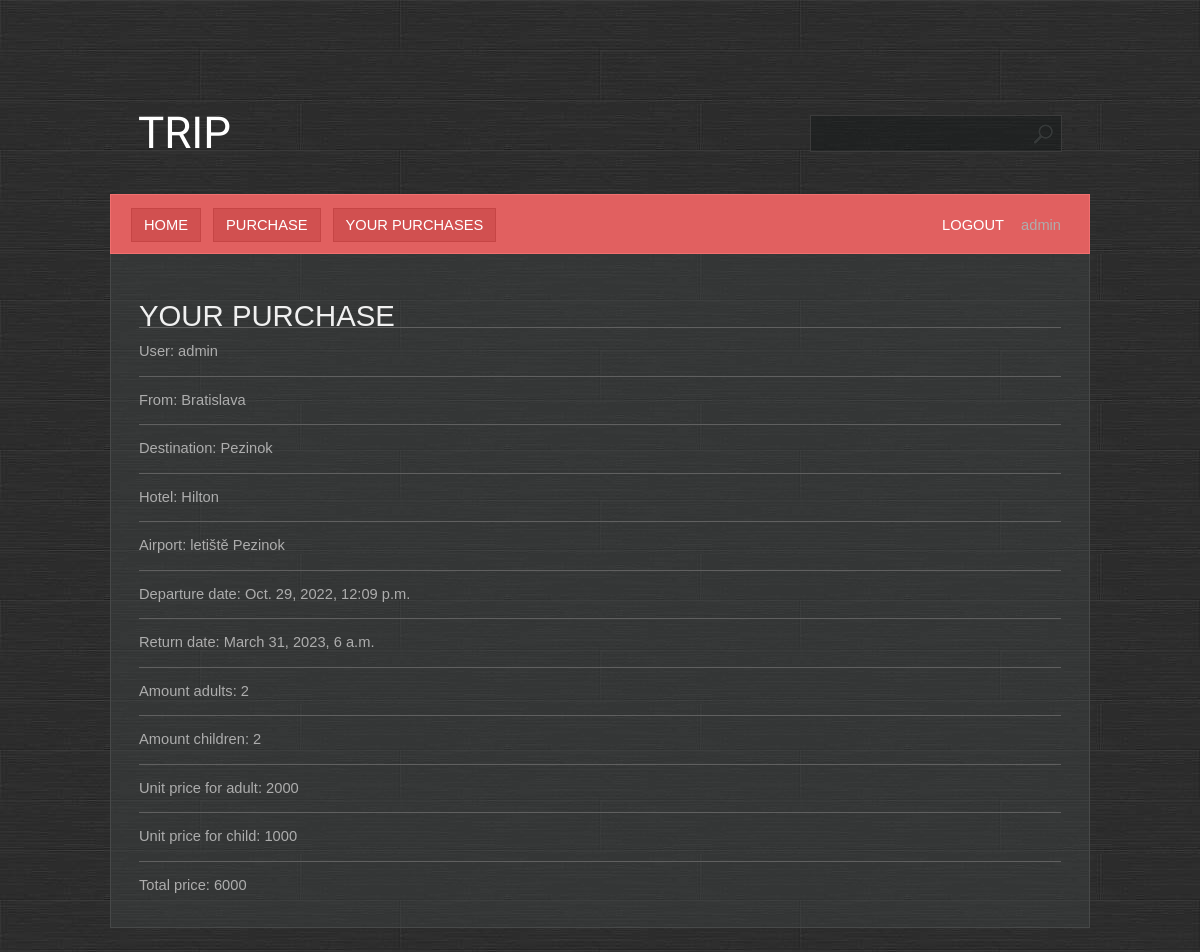
/your_purchase/ (signed in), run on the app's committed database.
### places/models.py (models this page shows, shortened)
class Purchase(Model):
    trip = models.ForeignKey(Trip, on_delete=models.CASCADE, related_name="purchases")
    user = models.ForeignKey(get_user_model(), on_delete=models.CASCADE, related_name="purchases")
    amount_adults = models.IntegerField()
    amount_children = models.IntegerField()
    @property
    def total_price(self):
        return (self.amount_adults * self.trip.price_for_an_adult) + (self.amount_children * self.trip.price_for_an_child)

class Trip(Model):
    where_from = models.ForeignKey(City, on_delete=models.CASCADE, related_name="from_destination_trips")
    where_to = models.ForeignKey(City, on_delete=models.CASCADE, related_name="to_destination_trips")
    airport = models.ForeignKey(Airport, on_delete=models.CASCADE, related_name="airport")
    hotel = models.ForeignKey(Hotel, on_delete=models.CASCADE, related_name="hotel")
    departure_date = models.DateTimeField()
    return_date =  models.DateTimeField()
    price_for_an_adult = models.BigIntegerField()
    price_for_an_child = models.BigIntegerField()
    number_of_places_for_adults = models.BigIntegerField()
    number_of_places_for_children = models.BigIntegerField()
    bed_breakfast = 'BB'
    half_board = 'HB'
    full_board = 'FB'
    all_inclusive = "AI"
    TYPE_NAME_CHOICES = [
        (bed_breakfast, 'bed & breakfast'),
        (half_board , ' half board'),
        (full_board, 'full board'),
        (all_inclusive , 'all inclusive')
    ]
    type = models.CharField(choices=TYPE_NAME_CHOICES, max_length=2)

class City(Model):
    name = models.CharField(max_length=50)
    belonging_to_the_country = models.ForeignKey(Country, on_delete=models.CASCADE, related_name="cities")

class Hotel(Model):
    name = models.CharField(max_length=50)
    belonging_to_the_city = models.ForeignKey(City, on_delete=models.CASCADE, related_name="hotels")
    stars = models.CharField(max_length=5)
    description = models.CharField(max_length=250)

class Airport(Model):
    name = models.CharField(max_length=50)
    belonging_to_the_city = models.ForeignKey(City, on_delete=models.CASCADE, related_name="airports")

### places/views.py (the view)
# urls.py: path('your_purchase/', places.views.your_purchase, name='your_purchase'),
def your_purchase(request):
    purchase = Purchase.objects.filter(user = request.user).last()
    context = {"purchase": purchase}
    return render(request, "places/your_purchase.html", context)

### places/templates/places/your_purchase.html
{% extends "main.html" %}
{% block content %}
<h1> Your purchase</h1>
 <ul>
        <li>
            User: {{ purchase.user }}
        </li>
        <li>
            From: {{ purchase.trip.where_from.name }}
        </li>
        <li>
            Destination: {{ purchase.trip.where_to.name}}
        </li>
        <li>
            Hotel: {{purchase.trip.hotel.name}}
        </li>
        <li>
            Airport: {{purchase.trip.airport.name}}
        </li>
         <li>
            Departure date: {{ purchase.trip.departure_date}}
        </li>
         <li>
            Return date: {{ purchase.trip.return_date}}
        </li>
        <li>
           Amount adults: {{ purchase.amount_adults}}
        </li>
        <li>
           Amount children: {{ purchase.amount_children}}
        </li>
        <li>
           Unit price for adult: {{ purchase.trip.price_for_an_adult}}
        </li>
        <li>
           Unit price for child: {{ purchase.trip.price_for_an_child}}
        </li>
        <li>
           Total price: {{ purchase.total_price}}
        </li>
 </ul>
{% endblock %}

### places/templates/navbar.html
<ul>
    <li class="first active">
        <a href="{% url 'home' %}">HOME</a>
    </li>
    {% if user.is_authenticated %}
    <li class="first active">
        <a href="{% url "purchase_create"%}">PURCHASE</a>
    </li>
    {% endif %}
    {% if user.is_authenticated %}
        <li class="first active">
            <a href="{% url "profil"%}">YOUR PURCHASES</a>
        </li>
        {% endif %}
    <li class = "last-child">
        <a href="{% url 'logout' %}">LOGOUT</a>
         {{request.user.username}}
    </li>
</ul><br class="clearfix"/>

### places/static/styles/style.css (style rules this page uses)
* { margin: 0; padding: 0; }
a { text-decoration: underline; color: #e8e8e8; }
body { font-size: 11pt; line-height: 1.6em; font-family: Arial, sans-serif; background: #9ea3a3; color: #adadad; background: url(/static/images/bg.jpg); }
h1,h2,h3,h4 { text-transform: uppercase; font-weight: normal; color: #f0f0f0; }
ul { margin-bottom: 1.25em; }
ul { list-style: none; }
.last-child { float:right; }
#page ul li { padding: 12px 0 12px 0; border-top: solid 1px #606060; }
#menu a { text-decoration: none; text-transform: uppercase; color: #ffffff; padding: 8px 12px 8px 12px; border: solid 1px #e16060; }
#menu ul { list-style: none; }
#menu ul li { display: inline; padding: 0 8px 0 8px; }
#menu ul li.first { padding-left: 0; }
#menu ul li.active a { background: #D15050; border: solid 1px #C64545; }

### data on the page
Purchase: user "admin", trip.where_from.name "Bratislava", trip.where_to.name "Pezinok", trip.hotel.name "Hilton", trip.airport.name "letiště Pezinok", trip.departure_date "Oct. 29, 2022, 12:09 p.m.", trip.return_date "March 31, 2023, 6 a.m.", amount_adults "2", amount_children "2", trip.price_for_an_adult "2000", trip.price_for_an_child "1000", total_price "6000"

### other printed values
{{ request.user.username }} "admin"
